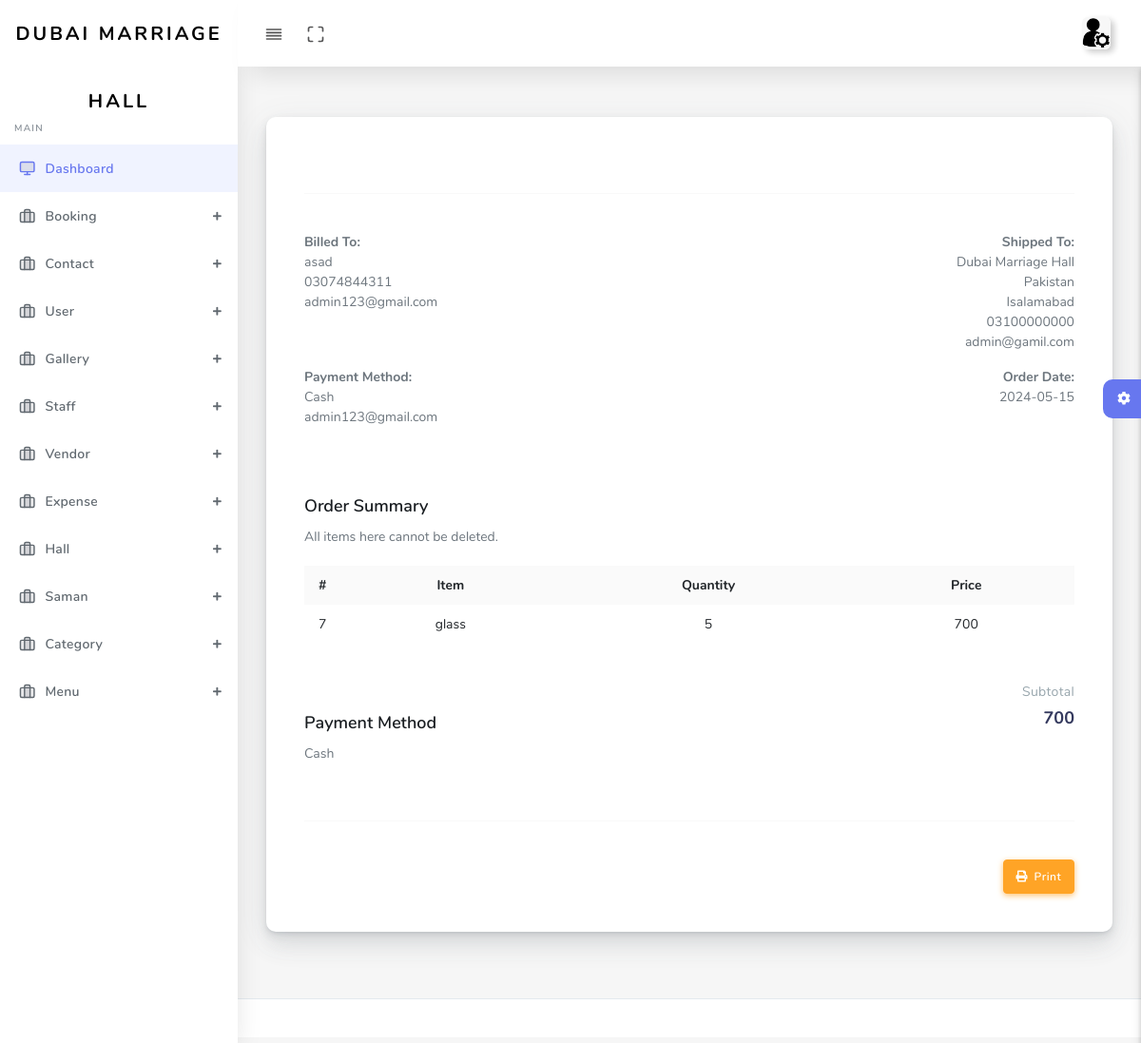
The page /user/admin/saman_invoice.php?uid=7 (signed in) on the database its author committed.
### tables this page shows
CREATE TABLE `saman` (
  `sid` int(255) NOT NULL,
  `vid` varchar(255) NOT NULL,
  `hid` varchar(255) NOT NULL,
  `item` varchar(255) NOT NULL,
  `quantity` varchar(255) NOT NULL,
  `price` varchar(255) NOT NULL,
  `purchase_date` varchar(255) NOT NULL
);

CREATE TABLE `vendor` (
  `vid` int(255) NOT NULL,
  `name` varchar(255) NOT NULL,
  `number` varchar(255) NOT NULL,
  `email` varchar(255) NOT NULL,
  `date` varchar(255) NOT NULL
);

### user/admin/saman_invoice.php (the view, shortened to what this page needs)
<?php
include('include/header.php');
include('include/config.php');
$order=$_GET['uid'];
?>
  <div id="app">
    <div class="main-wrapper main-wrapper-1">
      <div class="navbar-bg"></div>
      <?php
include('include/nav.php');
include('include/aside.php');
?>
      <div class="main-content">
        <section class="section">
          <div class="section-body">
            <div class="invoice">
              <div id="invoice-print">
                <div class="row">
                  <div class="col-lg-12">
                      <?php
            $sql = "SELECT * FROM saman  INNER JOIN vendor ON vendor.vid = saman.vid WHERE sid='$order'";
            $run = mysqli_query($conn, $sql);
            $row = mysqli_fetch_array($run);
            ?>
                    <hr>
                    <div class="row">
                      <div class="col-md-6">
                        <address>
                          <strong>Billed To:</strong><br>
                          <?php echo $row['name']?><br>
                          <?php echo $row['number']?><br>
                          <?php echo $row['email']?><br>
                        </address>
                      </div>
                      <div class="col-md-6 text-md-right">
                        <address>
                          <strong>Shipped To:</strong><br>
                          Dubai Marriage Hall<br>
                        Pakistan<br>
                         Isalamabad<br>
                         03100000000<br>
                         admin@gamil.com<br>
                        </address>
                      </div>
                    </div>
                    <div class="row">
                      <div class="col-md-6">
                        <address>
                          <strong>Payment Method:</strong><br>
                          Cash<br>
                          <?php echo $row['email']?>
                        </address>
                      </div>
                      <div class="col-md-6 text-md-right">
                        <address>
                          <strong>Order Date:</strong><br>
                          <?php echo $row['purchase_date']?><br><br>
                        </address>
                      </div>
                    </div>
                  </div>
                </div>
                <div class="row mt-4">
                  <div class="col-md-12">
                    <div class="section-title">Order Summary</div>
                    <p class="section-lead">All items here cannot be deleted.</p>
                    <div class="table-responsive">
                      <table class="table table-striped table-hover table-md">
                        <tr>
                          <th data-width="40">#</th>
                          <th class="text-center">Item</th>
                          <th class="text-center">Quantity</th>
                          <th class="text-center">Price</th>
                        </tr>
                        <tr>
                          <td><?php echo $row['sid']?></td>
                          <td class="text-center"><?php echo $row['item']?></td>
                          <td class="text-center"><?php echo $row['quantity']?></td>
                          <td class="text-center"><?php echo $row['price']?></td>
                        </tr>
                      </table>
                    </div>
                    <div class="row mt-4">
                      <div class="col-lg-8">
                        <div class="section-title">Payment Method</div>
                        <p class="section-lead">Cash</p>
                      </div>
                      <div class="col-lg-4 text-right">
                        <div class="invoice-detail-item">
                          <div class="invoice-detail-name">Subtotal</div>
                          <div class="invoice-detail-value"><?php echo $row['price']?></div>
                        </div>
                      </div>
                    </div>
                  </div>
                </div>
              </div>
              <hr>
              <div class="text-md-right">
                <button class="btn btn-warning btn-icon icon-left" onclick="printDiv('invoice-print')"><i class="fas fa-print"></i> Print</button>
              </div>
            </div>
          </div>
        </section>
        <div class="settingSidebar">
          <a href="javascript:void(0)" class="settingPanelToggle"> <i class="fa fa-spin fa-cog"></i>
          </a>
        </div>
      </div>
      <footer class="main-footer">
      </footer>
    </div>
  </div>
  <?php
include('include/footer.php');
?>

### rows shown on the page
saman: vid.name "asad", vid.number "03074844311", vid.email "admin123@gmail.com", purchase_date "2024-05-15", sid "7", item "glass", quantity "5", price "700"
